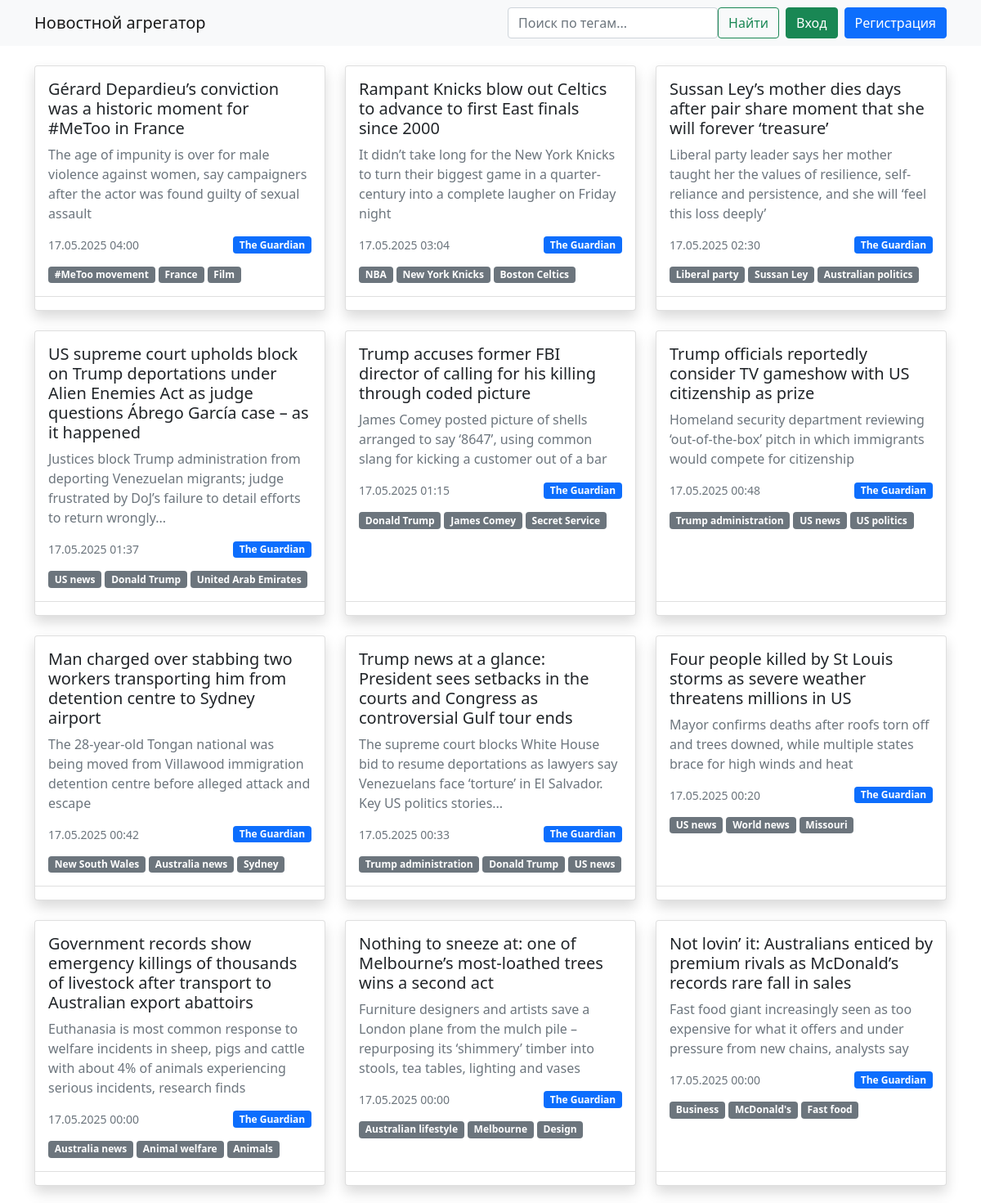
The page / (upper part) on the database its author committed.
### data/news.py (models this page shows)
class News(SqlAlchemyBase):
    __tablename__ = 'news'
    __table_args__ = (
        sqlalchemy.UniqueConstraint('api_id', name='uq_news_api_id'),
    )
    id = sqlalchemy.Column(sqlalchemy.Integer, primary_key=True, autoincrement=True)
    title = sqlalchemy.Column(sqlalchemy.String, nullable=False)
    content = sqlalchemy.Column(sqlalchemy.Text, nullable=False)
    source = sqlalchemy.Column(sqlalchemy.String, nullable=False)
    tags = sqlalchemy.Column(sqlalchemy.String)
    published_at = sqlalchemy.Column(sqlalchemy.DateTime, default=datetime.now)
    api_id = sqlalchemy.Column(sqlalchemy.String, unique=True)

### server.py (the view)
@app.route("/")
def index():
    tag_filter = request.args.get('tag', '').strip()
    db_sess = create_session()
    query = db_sess.query(News)
    if tag_filter:
        query = query.filter(News.tags.ilike(f"%{tag_filter}%"))
    news_list = query.order_by(News.published_at.desc()).limit(100).all()
    return render_template("index.html", news=news_list, current_tag=tag_filter)

### data/db_session.py (called while the page is built)
def create_session() -> Session:
    return __factory()

### templates/index.html (shortened to what this page needs)
{% extends "base.html" %}
{% block content %}
<div class="row row-cols-1 row-cols-md-2 row-cols-lg-3 g-4">
    {% for item in news %}
    <div class="col">
        <div class="card news-card h-100 shadow">
            <div class="card-body">
                <h5 class="card-title">{{ item.title }}</h5>
                <p class="card-text text-muted">{{ item.content|truncate(150) }}</p>
                <div class="d-flex justify-content-between align-items-center mb-3">
                    <small class="text-muted">
                        {{ item.published_at.strftime('%d.%m.%Y %H:%M') }}
                    </small>
                    <span class="badge bg-primary">{{ item.source }}</span>
                </div>
                {% if item.tags %}
                    <div class="d-flex flex-wrap gap-1">
                        {% for tag in item.tags.split(',') %}
                            <a href="/?tag={{ tag }}" class="badge bg-secondary text-decoration-none">
                                {{ tag }}
                            </a>
                        {% endfor %}
                    </div>
                {% endif %}
            </div>
            <div class="card-footer bg-transparent">
            </div>
        </div>
    </div>
    {% else %}
    <div class="col-12">
        <div class="alert alert-warning">
            <i class="bi-exclamation-triangle"></i> Новостей не найдено
        </div>
    </div>
    {% endfor %}
</div>
{% endblock %}

### templates/base.html (shortened to what this page needs)
<!DOCTYPE html>
<html lang="ru">
<head>
    <link href="https://cdn.jsdelivr.net/npm/bootstrap@5.1.3/dist/css/bootstrap.min.css" rel="stylesheet">
</head>
<body>
    <nav class="navbar navbar-expand-lg navbar-light bg-light mb-4">
        <div class="container">
            <a class="navbar-brand" href="/">Новостной агрегатор</a>
            <div class="d-flex">
                <form class="d-flex me-2" action="/">
                    <input class="form-control" type="text" name="tag" placeholder="Поиск по тегам...">
                    <button class="btn btn-outline-success" type="submit">Найти</button>
                </form>
                {% if current_user.is_authenticated %}
                    <a href="/saved" class="btn btn-primary me-2">Сохранённые</a>
                    <a href="/logout" class="btn btn-danger">Выйти</a>
                {% else %}
                    <a href="/login" class="btn btn-success me-2">Вход</a>
                    <a href="/register" class="btn btn-primary">Регистрация</a>
                {% endif %}
            </div>
        </div>
    </nav>
    <div class="container">
        {% block content %}{% endblock %}
    </div>
</body>
</html>

### rows shown on the page
News: title "Gérard Depardieu’s conviction was a historic moment for #MeToo in France", content "The age of impunity is over for male violence against women, say campaigners after the actor was found guilty of sexual assault", published_at "17.05.2025 04:00", source "The Guardian", tag "#MeToo movement" "France" "Film"
News: title "Rampant Knicks blow out Celtics to advance to first East finals since 2000", content "It didn’t take long for the New York Knicks to turn their biggest game in a quarter-century into a complete laugher on Friday night", published_at "17.05.2025 03:04", source "The Guardian", tag "NBA" "New York Knicks" "Boston Celtics"
News: title "Sussan Ley’s mother dies days after pair share moment that she will forever ‘treasure’", content "Liberal party leader says her mother taught her the values of resilience, self-reliance and persistence, and she will ‘feel this loss deeply’", published_at "17.05.2025 02:30", source "The Guardian", tag "Liberal party" "Sussan Ley" "Australian politics"
News: title "US supreme court upholds block on Trump deportations under Alien Enemies Act as judge questions Ábrego García case – as it happened", content "Justices block Trump administration from deporting Venezuelan migrants; judge frustrated by DoJ’s failure to detail efforts to return wrongly...", published_at "17.05.2025 01:37", source "The Guardian", tag "US news" "Donald Trump" "United Arab Emirates"
News: title "Trump accuses former FBI director of calling for his killing through coded picture", content "James Comey posted picture of shells arranged to say ‘8647’, using common slang for kicking a customer out of a bar", published_at "17.05.2025 01:15", source "The Guardian", tag "Donald Trump" "James Comey" "Secret Service"
News: title "Trump officials reportedly consider TV gameshow with US citizenship as prize", content "Homeland security department reviewing ‘out-of-the-box’ pitch in which immigrants would compete for citizenship", published_at "17.05.2025 00:48", source "The Guardian", tag "Trump administration" "US news" "US politics"
News: title "Man charged over stabbing two workers transporting him from detention centre to Sydney airport", content "The 28-year-old Tongan national was being moved from Villawood immigration detention centre before alleged attack and escape", published_at "17.05.2025 00:42", source "The Guardian", tag "New South Wales" "Australia news" "Sydney"
News: title "Trump news at a glance: President sees setbacks in the courts and Congress as controversial Gulf tour ends", content "The supreme court blocks White House bid to resume deportations as lawyers say Venezuelans face ‘torture’ in El Salvador. Key US politics stories...", published_at "17.05.2025 00:33", source "The Guardian", tag "Trump administration" "Donald Trump" "US news"
News: title "Four people killed by St Louis storms as severe weather threatens millions in US", content "Mayor confirms deaths after roofs torn off and trees downed, while multiple states brace for high winds and heat", published_at "17.05.2025 00:20", source "The Guardian", tag "US news" "World news" "Missouri"
News: title "Government records show emergency killings of thousands of livestock after transport to Australian export abattoirs", content "Euthanasia is most common response to welfare incidents in sheep, pigs and cattle with about 4% of animals experiencing serious incidents, research finds", published_at "17.05.2025 00:00", source "The Guardian", tag "Australia news" "Animal welfare" "Animals"
News: title "Nothing to sneeze at: one of Melbourne’s most-loathed trees wins a second act", content "Furniture designers and artists save a London plane from the mulch pile – repurposing its ‘shimmery’ timber into stools, tea tables, lighting and vases", published_at "17.05.2025 00:00", source "The Guardian", tag "Australian lifestyle" "Melbourne" "Design"
News: title "Not lovin’ it: Australians enticed by premium rivals as McDonald’s records rare fall in sales", content "Fast food giant increasingly seen as too expensive for what it offers and under pressure from new chains, analysts say", published_at "17.05.2025 00:00", source "The Guardian", tag "Business" "McDonald's" "Fast food"
